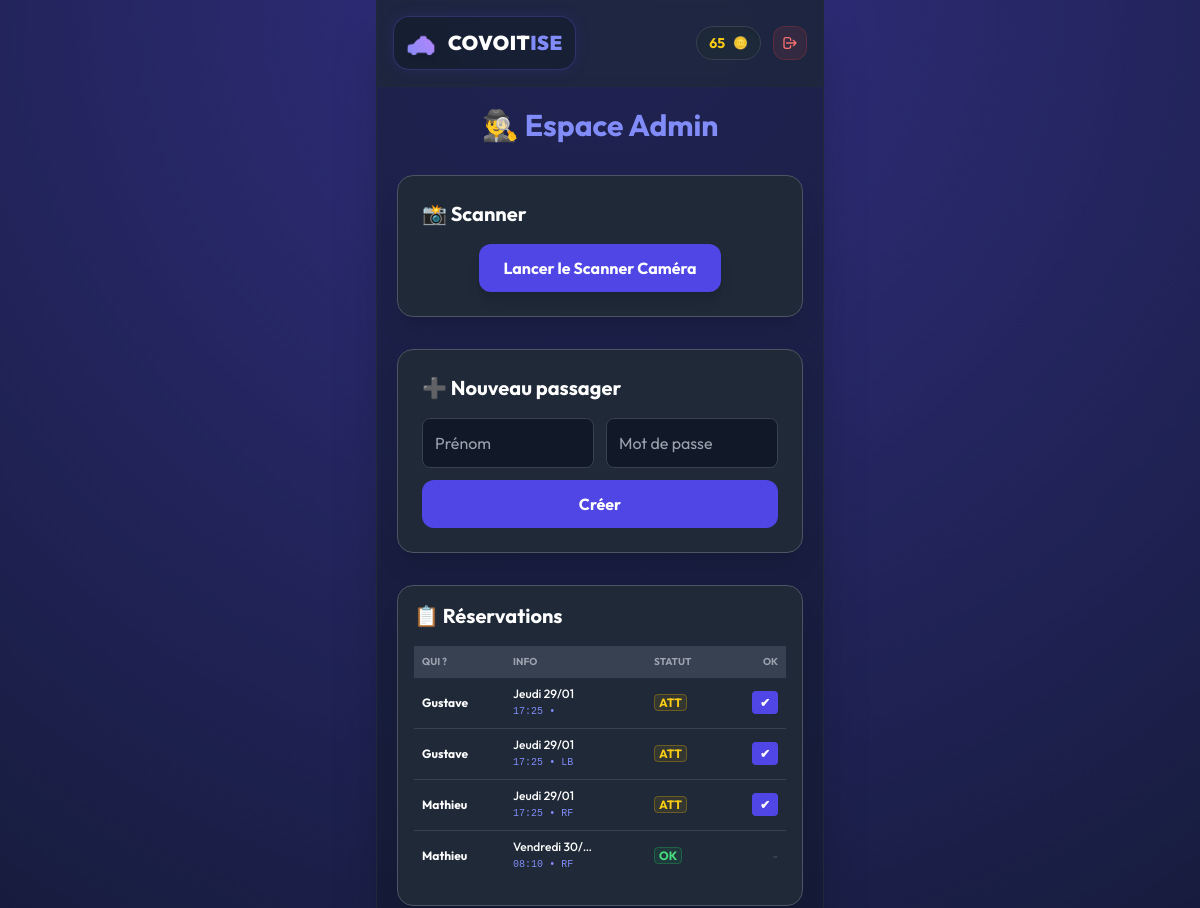
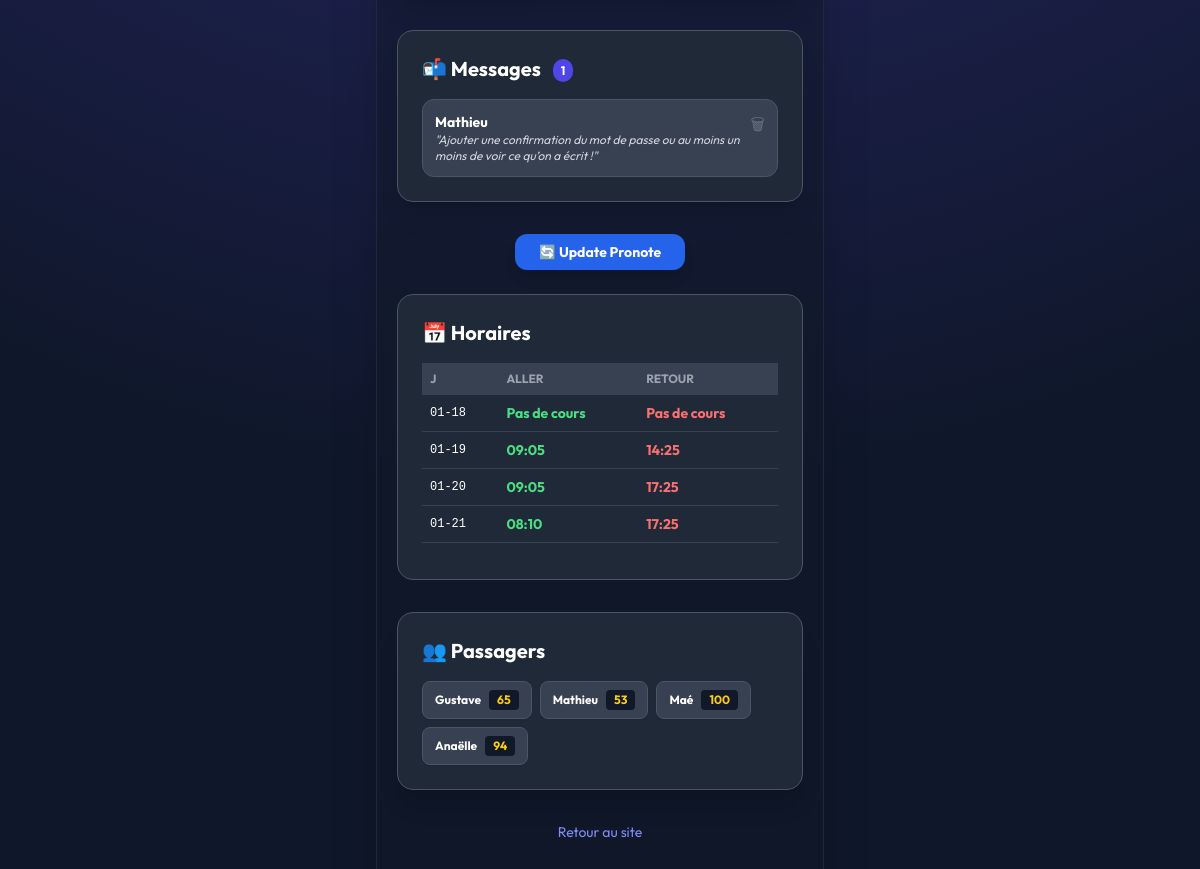
The page /admin (signed in) on the database its author committed (2 pictures, top to bottom).
### app.py (models this page shows)
class User(db.Model):
    id = db.Column(db.Integer, primary_key=True)
    pseudo = db.Column(db.String(50), unique=True, index=True)
    password = db.Column(db.String(200))
    credits = db.Column(db.Integer, default=100)
    first_login = db.Column(db.Boolean, default=True)
    last_refill = db.Column(db.DateTime, default=datetime(2000, 1, 1))

class Ride(db.Model):
    id = db.Column(db.Integer, primary_key=True)
    user_id = db.Column(db.Integer, index=True)
    pseudo_passager = db.Column(db.String(50))
    seat = db.Column(db.String(20))
    nom_arret = db.Column(db.String(100))
    type_trajet = db.Column(db.String(20))
    jour_str = db.Column(db.String(50), index=True)
    heure_trajet = db.Column(db.String(20))
    options = db.Column(db.String(100))
    qr_data = db.Column(db.Text)
    cout_total = db.Column(db.Integer)
    date_trajet_reelle = db.Column(db.String(20))
    token_secret = db.Column(db.String(64), unique=True, index=True)
    est_valide = db.Column(db.Boolean, default=False)
    date_creation = db.Column(db.DateTime, default=datetime.utcnow)

class Ticket(db.Model):
    id = db.Column(db.Integer, primary_key=True)
    user_id = db.Column(db.Integer)
    pseudo = db.Column(db.String(50))
    message = db.Column(db.Text)
    type_ticket = db.Column(db.String(20))
    date_creation = db.Column(db.DateTime, default=datetime.utcnow)

### app.py (the view, shortened to what this page needs)
@app.route('/admin', methods=['GET', 'POST'])
def admin():
    if 'user_id' not in session or session.get('pseudo') != 'Gustave': return redirect(url_for('index'))
    toutes_les_courses = Ride.query.order_by(Ride.id.desc()).all()
    tous_les_tickets = Ticket.query.order_by(Ticket.id.desc()).all()
    edt_cache = charger_cache()
    edt_trie = dict(sorted(edt_cache.items()))
    users = User.query.all()
    return render_template('admin.html', rides=toutes_les_courses, edt=edt_trie, users=users, tickets=tous_les_tickets)

### app.py (called while the page is built, shortened)
def charger_cache():
    global CACHE_RAM, DERNIERE_MODIF_CACHE
    if not os.path.exists(CACHE_FILE):
        return {}
    infos_fichier = os.stat(CACHE_FILE)
    date_modif = infos_fichier.st_mtime
    if CACHE_RAM is not None and date_modif == DERNIERE_MODIF_CACHE:
        return CACHE_RAM

@app.context_processor
def inject_user():
    if 'user_id' in session:
        return dict(current_user=User.query.get(session['user_id']))
    return dict(current_user=None)

### templates/admin.html (shortened to what this page needs)
{% extends "base.html" %}
{% block content %}
<div class="pb-10">
    <h2 class="text-3xl font-bold text-center mb-8 text-indigo-400 animate__animated animate__fadeIn">🕵️‍♂️ Espace Admin</h2>
    <div class="bg-gray-800 p-6 rounded-2xl border border-gray-600 mb-8 shadow-xl animate__animated animate__fadeInUp">
        <h3 class="font-bold text-xl mb-4 text-white flex items-center gap-2">📸 Scanner</h3>
        <div class="text-center space-y-2">
            <button onclick="startScanner()" id="startScanBtn" class="bg-indigo-600 hover:bg-indigo-500 text-white font-bold py-3 px-6 rounded-xl shadow-lg transition w-full md:w-auto">Lancer le Scanner Caméra</button>
        </div>
    </div>
    <div class="bg-gray-800 p-6 rounded-2xl border border-gray-600 mb-8 shadow-xl animate__animated animate__fadeInUp" style="animation-delay: 0.1s;">
        <h3 class="font-bold text-xl mb-4 text-white">➕ Nouveau passager</h3>
        <form action="/admin" method="POST" class="space-y-3">
            <div class="grid grid-cols-2 gap-3">
                <input type="text" name="new_pseudo" placeholder="Prénom" required class="w-full bg-gray-900 rounded-lg p-3 text-white border border-gray-700 outline-none focus:border-indigo-500">
                <input type="text" name="new_password" placeholder="Mot de passe" class="w-full bg-gray-900 rounded-lg p-3 text-white border border-gray-700 outline-none focus:border-indigo-500">
            </div>
            <button type="submit" class="w-full bg-indigo-600 hover:bg-indigo-500 py-3 rounded-xl font-bold transition">Créer</button>
        </form>
    </div>
    <div class="bg-gray-800 p-4 rounded-2xl border border-gray-600 mb-8 shadow-xl animate__animated animate__fadeInUp" style="animation-delay: 0.2s;">
        <h3 class="font-bold text-xl mb-4 text-white">📋 Réservations</h3>
        <div class="overflow-x-auto custom-scrollbar pb-2">
            <table class="w-full text-left text-xs text-gray-300 min-w-[350px]">
                <thead class="bg-gray-700 text-[10px] uppercase font-bold text-gray-400"><tr><th class="p-2">Qui ?</th><th class="p-2">Info</th><th class="p-2">Statut</th><th class="p-2 text-right">OK</th></tr></thead>
                <tbody class="divide-y divide-gray-700">
                    {% for r in rides %}
                    <tr class="hover:bg-gray-700/50"><td class="p-2 font-bold text-white">{{ r.pseudo_passager }}</td><td class="p-2"><span class="block text-white font-medium truncate max-w-[80px]">{{ r.jour_str }}</span><span class="text-indigo-400 text-[10px] font-mono">{{ r.heure_trajet }} • {{ r.seat }}</span></td><td class="p-2">{% if r.est_valide %} <span class="text-green-400 font-bold border border-green-500/30 px-1 rounded bg-green-500/10">OK</span>{% else %} <span class="text-yellow-400 font-bold border border-yellow-500/30 px-1 rounded bg-yellow-500/10">ATT</span> {% endif %}</td><td class="p-2 text-right">{% if not r.est_valide %} <a href="/admin/validate_manual/{{ r.id }}" class="bg-indigo-600 px-2 py-1 rounded text-white font-bold">✔</a>{% else %} <span class="text-gray-600">-</span> {% endif %}</td></tr>
                    {% else %}
                    <tr><td colspan="4" class="p-4 text-center italic text-gray-500">Vide.</td></tr>
                    {% endfor %}
                </tbody>
            </table>
        </div>
    </div>
    <div class="bg-gray-800 p-6 rounded-2xl border border-gray-600 mb-8 shadow-xl animate__animated animate__fadeInUp" style="animation-delay: 0.3s;">
        <h3 class="font-bold text-xl mb-4 text-white">📬 Messages <span class="bg-indigo-600 text-xs px-2 py-1 rounded-full align-middle ml-2">{{ tickets|length }}</span></h3>
        <div class="space-y-3 max-h-60 overflow-y-auto custom-scrollbar">
            {% for ticket in tickets %}
            <div class="bg-gray-700 p-3 rounded-xl border border-gray-600 flex justify-between items-start"><div><span class="font-bold text-white text-sm block">{{ ticket.pseudo }}</span><p class="text-xs text-gray-300 italic">"{{ ticket.message }}"</p></div><a href="/admin/delete_ticket/{{ ticket.id }}" class="text-gray-500 hover:text-red-500">🗑</a></div>
            {% else %}
            <p class="text-center text-gray-500 italic text-xs">Rien ici.</p>
            {% endfor %}
        </div>
    </div>
    <div class="text-center mb-6"><a href="/admin/force_update" class="bg-blue-600 hover:bg-blue-500 text-white font-bold py-2 px-6 rounded-xl shadow-lg transition inline-block text-sm">🔄 Update Pronote</a></div>
    <div class="bg-gray-800 p-6 rounded-2xl border border-gray-600 mb-8 overflow-hidden animate__animated animate__fadeInUp" style="animation-delay: 0.4s;">
        <h3 class="font-bold text-xl mb-4 text-white">📅 Horaires</h3>
        <div class="h-48 overflow-y-auto custom-scrollbar">
            <table class="w-full text-left text-sm text-gray-300">
                <thead class="bg-gray-700 text-xs uppercase font-bold text-gray-400 sticky top-0"><tr><th class="p-2">J</th><th class="p-2">Aller</th><th class="p-2">Retour</th></tr></thead>
                <tbody class="divide-y divide-gray-700">
                    {% for date, infos in edt.items() %}
                    <tr onclick="openEditModal('{{ date }}', '{{ infos.aller }}', '{{ infos.retour }}')" class="cursor-pointer hover:bg-gray-700/50"><td class="p-2 font-mono text-white text-xs">{{ date[5:] }}</td><td class="p-2 text-green-400 font-bold">{{ infos.aller }}</td><td class="p-2 text-red-400 font-bold">{{ infos.retour }}</td></tr>
                    {% endfor %}
                </tbody>
            </table>
        </div>
    </div>
    <div class="bg-gray-800 p-6 rounded-2xl border border-gray-600 mb-8 shadow-xl animate__animated animate__fadeInUp" style="animation-delay: 0.5s;">
        <h3 class="font-bold text-xl mb-4 text-white">👥 Passagers</h3>
        <div class="flex flex-wrap gap-2">
            {% for u in users %}
            <div class="bg-gray-700 px-3 py-2 rounded-lg border border-gray-600 flex items-center gap-2 shadow-sm"><span class="font-bold text-white text-xs">{{ u.pseudo }}</span><span class="text-yellow-400 text-xs font-bold bg-gray-900 px-2 py-0.5 rounded">{{ u.credits }}</span></div>
            {% endfor %}
        </div>
    </div>
    <a href="/dashboard" class="block text-center text-indigo-400 hover:text-white text-sm pb-8">Retour au site</a>
</div>
{% endblock %}

### templates/base.html (shortened to what this page needs)
<!DOCTYPE html>
<html lang="fr">
<head>
    <script src="https://cdn.tailwindcss.com"></script>
    <link rel="stylesheet" href="https://cdnjs.cloudflare.com/ajax/libs/animate.css/4.1.1/animate.min.css"/>
</head>
<body class="text-white font-sans antialiased min-h-screen selection:bg-indigo-500 selection:text-white">
    <div class="w-full max-w-md mx-auto min-h-screen relative shadow-2xl border-x border-gray-800 bg-gray-900/50">
        <div class="glass p-4 flex justify-between items-center sticky top-0 z-50 border-b border-gray-800 animate__animated animate__slideInDown">
            <a href="{{ url_for('dashboard') if current_user else '/' }}" class="group relative flex items-center gap-3 px-3 py-2 rounded-2xl border border-indigo-500/30 bg-gray-900/50 hover:border-indigo-400 hover:bg-gray-800 transition-all duration-300 shadow-[0_0_15px_rgba(79,70,229,0.15)] hover:shadow-[0_0_20px_rgba(79,70,229,0.3)]">
                <span class="text-2xl bg-clip-text text-transparent bg-gradient-to-tr from-indigo-400 to-purple-400 drop-shadow-md pb-1">
                </span>
                <h1 class="font-black text-xl tracking-wide leading-none text-white">
                    COVOIT<span class="text-indigo-400">ISE</span>
                </h1>
            </a>
            {% if current_user %}
            <div class="flex items-center gap-3">
                <div class="bg-gray-800/80 px-3 py-1.5 rounded-full border border-gray-700 flex items-center gap-2 shadow-inner">
                    <span class="text-yellow-400 font-bold text-sm">{{ current_user.credits }}</span><span class="text-xs">🪙</span>
                </div>
                <a href="/logout" class="bg-red-500/10 hover:bg-red-500 text-red-400 hover:text-white p-2 rounded-xl transition-all border border-red-500/20">
                    <svg xmlns="http://www.w3.org/2000/svg" class="h-4 w-4" fill="none" viewBox="0 0 24 24" stroke="currentColor">
                        <path stroke-linecap="round" stroke-linejoin="round" stroke-width="2" d="M17 16l4-4m0 0l-4-4m4 4H7m6 4v1a3 3 0 01-3 3H6a3 3 0 01-3-3V7a3 3 0 013-3h4a3 3 0 013 3v1" />
                    </svg>
                </a>
            </div>
            {% endif %}
        </div>
        <div class="p-5 pb-24">
            {% block content %}{% endblock %}
        </div>
    </div>
</body>
</html>

### templates/base.html (style rules this page uses)
body { background-color: #0f172a; background-image: radial-gradient(circle at 50% 0%, #312e81 0%, #0f172a 70%); background-attachment: fixed; }
.glass { background: rgba(30, 41, 59, 0.7); backdrop-filter: blur(10px); }

### rows shown on the page
User: credits "65", pseudo "Gustave"
Ride: pseudo_passager "Gustave", jour_str "Jeudi 29/01", heure_trajet "17:25", est_valide "ATT"
Ride: pseudo_passager "Gustave", jour_str "Jeudi 29/01", heure_trajet "17:25", seat "LB", est_valide "ATT"
Ride: pseudo_passager "Mathieu", jour_str "Jeudi 29/01", heure_trajet "17:25", seat "RF", est_valide "ATT"
Ride: pseudo_passager "Mathieu", jour_str "Vendredi 30/…", heure_trajet "08:10", seat "RF", est_valide "OK"
Ticket: pseudo "Mathieu", message "Ajouter une confirmation du mot de passe ou au moins un moins de voir ce qu’on a écrit !"
User: pseudo "Mathieu", credits "53"
User: pseudo "Maé", credits "100"
User: pseudo "Anaëlle", credits "94"

### other values the page prints
{{ tickets|length }} "1"
{{ date[5:] }} "01-18" "01-19" "01-20" "01-21"
{{ infos.aller }} "Pas de cours" "09:05" "09:05" "08:10"
{{ infos.retour }} "Pas de cours" "14:25" "17:25" "17:25"
